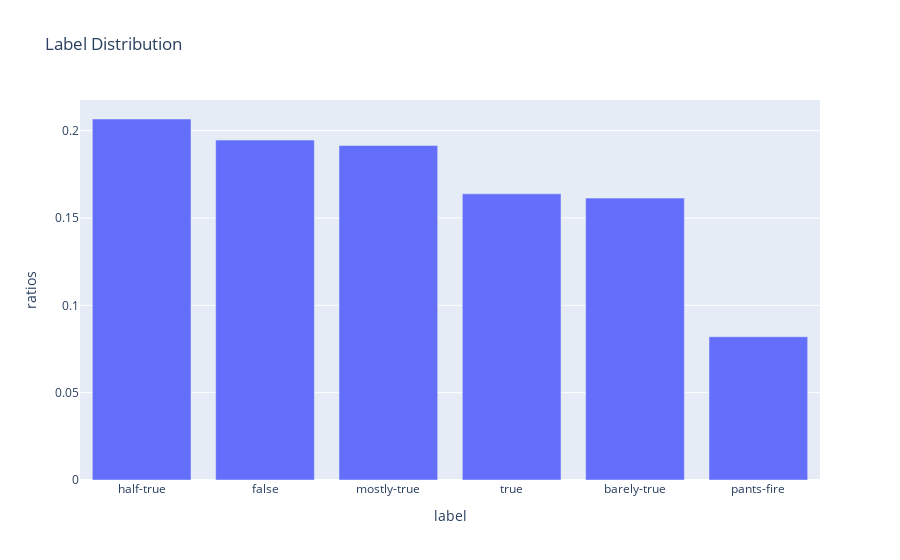

Notebook source saved alongside this figure:
### Code cell
label_ratios = train_df.label.value_counts(normalize=True)
px.bar(label_ratios, x=label_ratios.index, y=label_ratios.values, labels={"index": "label", "y": "ratios"}, title="Label Distribution")

### Figure 1 — Plotly figure (JSON) as saved in the notebook; plotly's stock layout.template omitted (floating-point values rounded to 4 significant figures)
{"data": [{"alignmentgroup": "True", "hovertemplate": "label=%{x}<br>ratios=%{y}<extra></extra>", "legendgroup": "", "marker": {"color": "#636efa"}, "name": "", "offsetgroup": "", "orientation": "v", "showlegend": false, "textposition": "auto", "type": "bar", "x": ["half-true", "false", "mostly-true", "true", "barely-true", "pants-fire"], "xaxis": "x", "y": [0.2067, 0.1946, 0.1915, 0.1638, 0.1614, 0.08201], "yaxis": "y"}], "layout": {"barmode": "relative", "legend": {"tracegroupgap": 0}, "title": {"text": "Label Distribution"}, "xaxis": {"anchor": "y", "domain": [0, 1], "title": {"text": "label"}}, "yaxis": {"anchor": "x", "domain": [0, 1], "title": {"text": "ratios"}}}}
